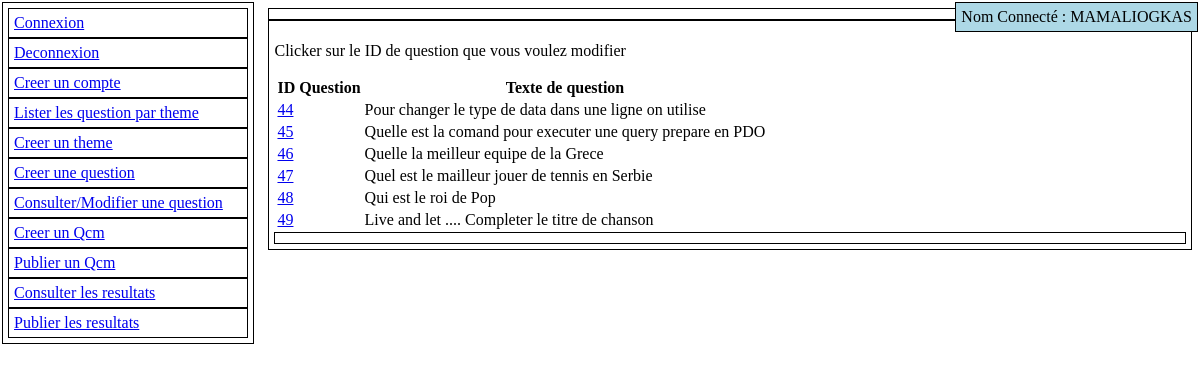
Screenshot of /index.php?action=lister_questions (signed in) with the database file from the repository.
### tables this page shows
CREATE TABLE IF NOT EXISTS `question` (
  `idQuestion` int(8) NOT NULL AUTO_INCREMENT,
  `auteur` int(8) NOT NULL,
  `theme` int(8) NOT NULL,
  `reponseCorrect` tinyint(1) DEFAULT NULL,
  `texteQuestion` varchar(100) DEFAULT NULL,
  PRIMARY KEY (`idQuestion`),
  KEY `FK_QuestionPersonne` (`auteur`),
  KEY `FK_QuestionTheme` (`theme`)
);

### code/dao/QuestionDAO.php (called while the page is built, shortened)
<?php
class QuestionDAO {
	function listeQuestions($utilisateur) {
		global $DB_INFO;
		$db = $DB_INFO->creeConnexion();
		$st = $db->query("SELECT * FROM question WHERE auteur = $utilisateur");
		$resultat = array();
		while ($questionObject = $st->fetchObject('\Code\Obj\Question')) {
			$resultat[] = $questionObject;
		}
		return $resultat;
	}
}
?>

### code/logique/QuestionLogique.php (called while the page is built, shortened)
<?php
class QuestionLogique {
	function listeQuestions() {
		$dao = new \Code\Dao\QuestionDAO();
		$utilisateur = $_SESSION['Personne']->idPersonne;
		return $dao->listeQuestions($utilisateur);
	}
}
?>

### code/control/ListerQuestionsControle.php (called while the page is built, shortened)
<?php
class ListerQuestionsControle extends Controle {
	function executer() {
		$logique = new \Code\Logique\QuestionLogique();
		$liste = $logique->listeQuestions();
		global $vue;
		$vue['listeQuestions'] = $liste;
	}
}
?>

### ui/listerQuestions.php (the view)
<p>Clicker sur le ID de question que vous voulez modifier</p>
<table>
	<tr>
		<th>ID Question</th>
		<th>Texte de question</th>
	</tr>
	<?php foreach($vue['listeQuestions'] as $question) { ?>
	<tr>
		<td><a href="index.php?action=modifier_question&amp;idQuestion=<?php echo $question->idQuestion; ?>"><?php echo $question->idQuestion; ?></a></td>
		<td><?php echo htmlentities($question->texteQuestion); ?></td>
	</tr>
	<?php } ?>
</table>

### rows the page displays
question: idQuestion "44", texteQuestion "Pour changer le type de data dans une ligne on utilise"
question: idQuestion "45", texteQuestion "Quelle est la comand pour executer une query prepare en PDO"
question: idQuestion "46", texteQuestion "Quelle la meilleur equipe de la Grece"
question: idQuestion "47", texteQuestion "Quel est le mailleur jouer de tennis en Serbie"
question: idQuestion "48", texteQuestion "Qui est le roi de Pop"
question: idQuestion "49", texteQuestion "Live and let .... Completer le titre de chanson"

### other values shown
$_SESSION['Personne']->nom "MAMALIOGKAS"
$this->label "Connexion"
$this->label "Deconnexion"
$this->label "Creer un compte"
$this->label "Lister les question par theme"
$this->label "Creer un theme"
$this->label "Creer une question"
$this->label "Consulter/Modifier une question"
$this->label "Creer un Qcm"
$this->label "Publier un Qcm"
$this->label "Consulter les resultats"
$this->label "Publier les resultats"
